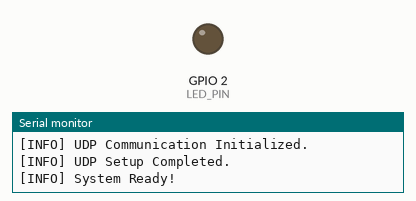
The sketch below on a simulated ESP32. Parts: output pins drawn as LEDs (lit = HIGH), the last lines printed to the serial monitor. WiFi joins after 1.5 s; servers stay silent unless stated.

Above: at 9.3 s.
At 15.25 s:
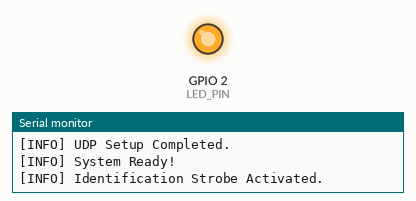
Timing chart, 0 to 23.2 s (numbered marks = the images above):
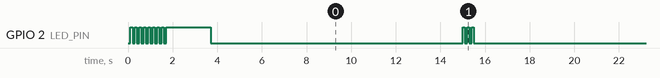

Measured:
- by itself, GPIO 2 (LED_PIN): HIGH → LOW at 0.20 s, → HIGH 0.10 s later, → LOW 0.10 s later, → HIGH 0.10 s later, … (65 changes in this stretch)

The sketch:

SlaveDrone.ino
```cpp
#include <WiFi.h>
#include <WiFiUdp.h>
#include <ArduinoOTA.h>
#include "config_slave.h"

/************************************************************
   DRONE CODE (Scalable for 10+ Drones + OTA Updates)

   🔴 Wi-Fi Connecting → Fast Blinking (100ms)
   🟢 Wi-Fi Connected → Solid ON for 2 sec
   🔵 Receiving `FindDrones` → Quick Blink (300ms)
   🟡 Sending `IAmDrone` → 2 Quick Blinks (200ms)
   ⚪ Receiving `ReportStatus` → Solid ON for 500ms
   🌟 Identifying Drone → 3 Fast Blinks (100ms) every 15 sec
************************************************************/

WiFiUDP udp;
IPAddress masterIP;  // Store Master IP once detected
unsigned long lastStrobeTime = 0;

/**
 * Function to blink the LED a given number of times with a delay
 */
void blinkLED(int times, int delayMs) {
  for (int i = 0; i < times; i++) {
    digitalWrite(LED_PIN, HIGH);
    delay(delayMs);
    digitalWrite(LED_PIN, LOW);
    delay(delayMs);
  }
}

/**
 * Function to connect to Wi-Fi
 */
void setupWiFi() {
  Serial.println("[INFO] Connecting to Wi-Fi...");
  Serial.flush();

  WiFi.mode(WIFI_STA);
  WiFi.begin(WIFI_SSID, WIFI_PASSWORD);

  unsigned long startAttemptTime = millis();  // Start time for timeout handling

  // Loop until Wi-Fi is connected or timeout occurs (20 sec)
  while (WiFi.status() != WL_CONNECTED && millis() - startAttemptTime < 20000) {
    Serial.println("[INFO] Waiting for Wi-Fi...");
    Serial.flush();
    blinkLED(1, 100);  // Fast blink while connecting
  }

  if (WiFi.status() == WL_CONNECTED) {
    Serial.println("[SUCCESS] Wi-Fi Connected!");
    Serial.println("[INFO] IP Address: " + WiFi.localIP().toString());
    Serial.flush();

    digitalWrite(LED_PIN, HIGH);  // LED ON to indicate connection success
    delay(2000);
    digitalWrite(LED_PIN, LOW);
  } else {
    Serial.println("[ERROR] Wi-Fi Connection Timeout! Check credentials or signal strength.");
    Serial.flush();
  }
}

/**
 * Function to setup OTA (Over-the-Air) updates
 */
void setupOTA() {
  char hostname[32];
  snprintf(hostname, sizeof(hostname), "Drone-%d", DRONE_ID);
  ArduinoOTA.setHostname(hostname);

  ArduinoOTA.onStart([]() {
    Serial.println("[OTA] Update Start");
    Serial.flush();
  });

  ArduinoOTA.onEnd([]() {
    Serial.println("[OTA] Update Complete!");
    Serial.flush();
  });

  ArduinoOTA.onProgress([](unsigned int progress, unsigned int total) {
    Serial.printf("[OTA] Progress: %u%%\r", (progress * 100) / total);
    Serial.flush();
  });

  ArduinoOTA.onError([](ota_error_t error) {
    Serial.printf("[OTA] Error[%u]\n", error);
    Serial.flush();
  });

  ArduinoOTA.begin();
}

/**
 * Function to initialize UDP communication
 */
void setupUDP() {
  udp.begin(UDP_PORT);
  Serial.println("[INFO] UDP Communication Initialized.");
  Serial.flush();
}

/**
 * Main setup function
 */
void setup() {
  Serial.begin(115200);
  delay(100);  // Small delay to stabilize Serial output
  Serial.println("[DEBUG] Booting up...");
  Serial.flush();

  pinMode(LED_PIN, OUTPUT);  // Ensure LED pin is set as OUTPUT

  setupWiFi();
  Serial.println("[INFO] Wi-Fi Setup Completed.");
  Serial.flush();

  setupOTA();
  Serial.println("[INFO] OTA Setup Completed.");
  Serial.flush();

  setupUDP();
  Serial.println("[INFO] UDP Setup Completed.");
  Serial.flush();

  Serial.println("[INFO] System Ready!");
  Serial.flush();
}

/**
 * Function to respond to Master
 */
void respondToFindDrones(IPAddress masterIP) {
  Serial.println("[ACTION] Responding to FindDrones command.");
  Serial.flush();

  char msgOut[32];
  snprintf(msgOut, sizeof(msgOut), "IAmDrone,%d", DRONE_ID);

  // Explicitly send response to the Master IP
  udp.beginPacket(masterIP, UDP_PORT);
  udp.write((uint8_t*)msgOut, strlen(msgOut));
  udp.endPacket();

  Serial.printf("[INFO] Sent IAmDrone Response to Master at IP: %s\n", masterIP.toString().c_str());
  Serial.flush();

  blinkLED(2, 200);  // Indicate response with two quick blinks
}

/**
 * Function to respond to status request
 */
void respondToReportStatus(IPAddress masterIP) {
  Serial.println("[ACTION] Sending Status Report.");
  Serial.flush();

  char response[128];
  snprintf(response, sizeof(response), "Drone %d: Location: 37.7749,-122.4194 | Battery: 85%% | Altitude: 150m", DRONE_ID);

  udp.beginPacket(masterIP, UDP_PORT);
  udp.write((uint8_t*)response, strlen(response));
  udp.endPacket();

  Serial.printf("[INFO] Sent ReportStatus Response to Master at IP: %s\n", masterIP.toString().c_str());
  Serial.flush();

  digitalWrite(LED_PIN, HIGH);  // LED ON for 500ms to indicate response
  delay(500);
  digitalWrite(LED_PIN, LOW);
}

/**
 * Main loop function
 */
void loop() {
  ArduinoOTA.handle();  // Handle OTA updates

  int packetSize = udp.parsePacket();
  if (packetSize) {
    char incoming[128];
    int len = udp.read(incoming, sizeof(incoming) - 1);
    if (len > 0) incoming[len] = '\0';

    Serial.printf("[UDP] Received Packet: %s\n", incoming);
    Serial.flush();

    IPAddress senderIP = udp.remoteIP();  // Store sender's IP for response
    Serial.printf("[INFO] Packet received from: %s\n", senderIP.toString().c_str());
    Serial.flush();

    if (strcmp(incoming, "FindDrones") == 0) {
      masterIP = senderIP;  // Update Master IP if needed
      respondToFindDrones(masterIP);
    } else if (strncmp(incoming, "ReportStatus", 12) == 0) {
      respondToReportStatus(masterIP);
    }
  }

  // Strobe Light Every 15 Sec for Identification
  if (millis() - lastStrobeTime > SLAVE_STROBE_INTERVAL) {
    lastStrobeTime = millis();
    Serial.println("[INFO] Identification Strobe Activated.");
    Serial.flush();
    blinkLED(3, 100);  // Strobe effect: 3 quick blinks
  }
}
```

config_slave.h
```cpp
#ifndef CONFIG_DRONE_H
#define CONFIG_DRONE_H

const char* WIFI_SSID = "MRP";
const char* WIFI_PASSWORD = "sebigradea";

const unsigned int UDP_PORT = 4210;
#define LED_PIN 2  // Onboard LED for ESP32 boards

#define DRONE_ID 2  // Change for each drone (1, 2, 3...)

const unsigned long SLAVE_STROBE_INTERVAL = 15000;

#endif
```
